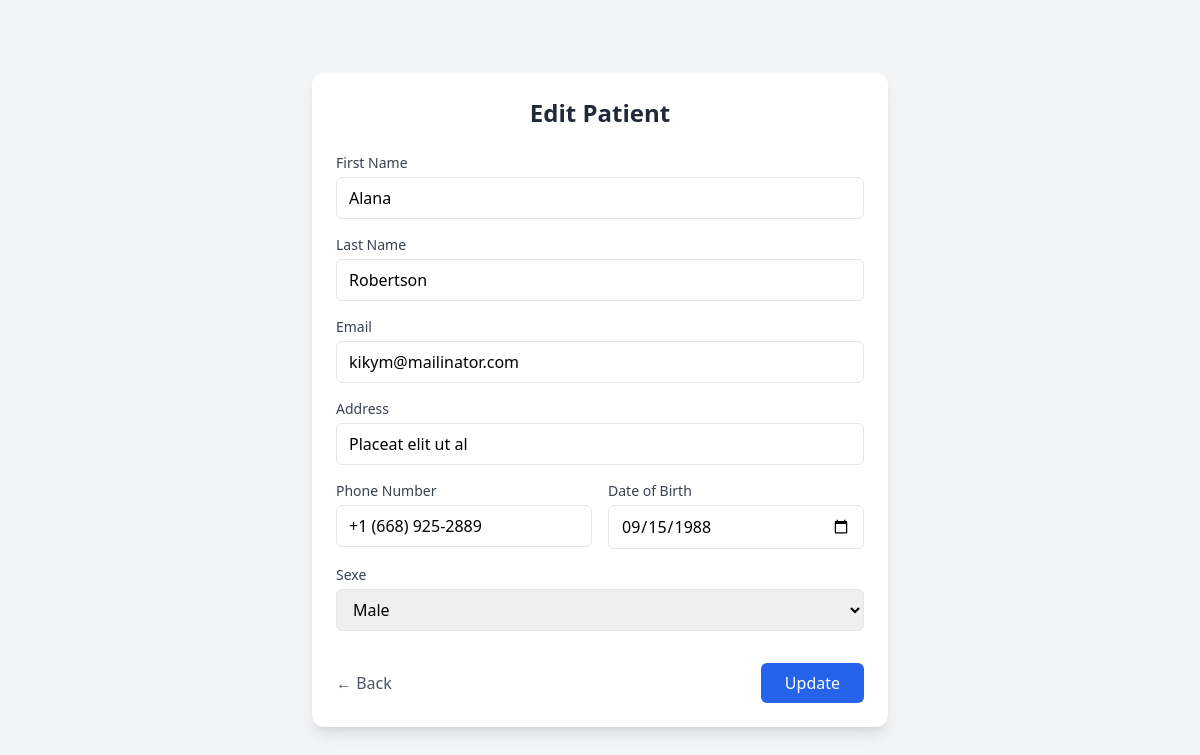
The app's page /src/editpatient.php?id=1 with its own data.
### tables this page shows
CREATE TABLE `patients` (
  `id_patient` int NOT NULL,
  `first_name` varchar(50) NOT NULL,
  `last_name` varchar(50) NOT NULL,
  `gender` enum('male','female') NOT NULL,
  `email` varchar(100) NOT NULL,
  `date_of_birth` date NOT NULL,
  `phone_number` varchar(20) NOT NULL,
  `address` varchar(100) NOT NULL
);

### src/editpatient.php (the view, shortened to what this page needs)
<?php
require_once "main.php";
if ($_GET['id']) {
    $id = $_GET['id'];
    $sqlValuePatient = "SELECT * FROM patients WHERE id_patient = $id";
    $resultValuePatient = $conn->query($sqlValuePatient);
    if ($resultValuePatient) {
        $rowpatient = $resultValuePatient->fetch_assoc();
        $Fname = $rowpatient['first_name'];
        $Lname = $rowpatient['last_name'];
        $email = $rowpatient['email'];
        $adress = $rowpatient['address'];
        $phone = $rowpatient['phone_number'];
        $date = $rowpatient['date_of_birth'];
        $sexe = $rowpatient['gender'];
    }
}
?>
<!DOCTYPE html>
<html lang="fr">
<head>
    <script src="https://cdn.tailwindcss.com"></script>
</head>
<body class="bg-gray-100 min-h-screen flex items-center justify-center">
    <div class="w-full max-w-xl bg-white rounded-xl shadow-lg p-6">
        <h2 class="text-2xl font-semibold text-gray-800 mb-6 text-center">
            Edit Patient
        </h2>
        <form method="post" class="space-y-4">
            <div>
                <label class="block text-sm font-medium text-gray-700 mb-1">
                    First Name
                </label>
                <input type="text" name="first_name" value="<?= $Fname ?? '' ?>"
                    class="w-full px-3 py-2 border rounded-md focus:outline-none focus:ring-2 focus:ring-blue-500"
                    placeholder="First name">
            </div>
            <div>
                <label class="block text-sm font-medium text-gray-700 mb-1">
                    Last Name
                </label>
                <input type="text" name="last_name" value="<?= $Lname ?? '' ?>"
                    class="w-full px-3 py-2 border rounded-md focus:outline-none focus:ring-2 focus:ring-blue-500"
                    placeholder="Last name">
            </div>
            <div>
                <label class="block text-sm font-medium text-gray-700 mb-1">
                    Email
                </label>
                <input type="email" name="email" value="<?= $email ?? '' ?>"
                    class="w-full px-3 py-2 border rounded-md focus:outline-none focus:ring-2 focus:ring-blue-500"
                    placeholder="email@example.com">
            </div>
            <div>
                <label class="block text-sm font-medium text-gray-700 mb-1">
                    Address
                </label>
                <input type="text" name="address" value="<?= $adress ?? '' ?>"
                    class="w-full px-3 py-2 border rounded-md focus:outline-none focus:ring-2 focus:ring-blue-500"
                    placeholder="Address">
            </div>
            <div class="grid grid-cols-2 gap-4">
                <div>
                    <label class="block text-sm font-medium text-gray-700 mb-1">
                        Phone Number
                    </label>
                    <input type="text" name="phone" value="<?= $phone ?? '' ?>"
                        class="w-full px-3 py-2 border rounded-md focus:outline-none focus:ring-2 focus:ring-blue-500"
                        placeholder="+212...">
                </div>
                <div>
                    <label class="block text-sm font-medium text-gray-700 mb-1">
                        Date of Birth
                    </label>
                    <input type="date" name="date_birth" value="<?= $date ?? '' ?>"
                        class="w-full px-3 py-2 border rounded-md focus:outline-none focus:ring-2 focus:ring-blue-500">
                </div>
            </div>
            <div>
                <label class="block text-sm font-medium text-gray-700 mb-1">
                    Sexe
                </label>
                <select name="gender"
                    class="w-full px-3 py-2 border rounded-md focus:outline-none focus:ring-2 focus:ring-blue-500">
                    <option value="male" <?= ($sexe == "male") ? "selected" : "" ?>>Male</option>
                </select>
            </div>
            <div class="flex justify-between items-center pt-4">
                <a href="pages/patients.php" class="text-gray-600 hover:text-gray-800">
                    ← Back
                </a>
                <button type="submit" class="px-6 py-2 bg-blue-600 text-white rounded-md hover:bg-blue-700 transition">
                    Update
                </button>
            </div>
        </form>
    </div>
</body>
</html>

### records on screen
patients: first_name "Alana", last_name "Robertson", email "kikym@mailinator.com", address "Placeat elit ut al", phone "+1 (668) 925-2889", date_birth "09/15/1988", gender "Male"
